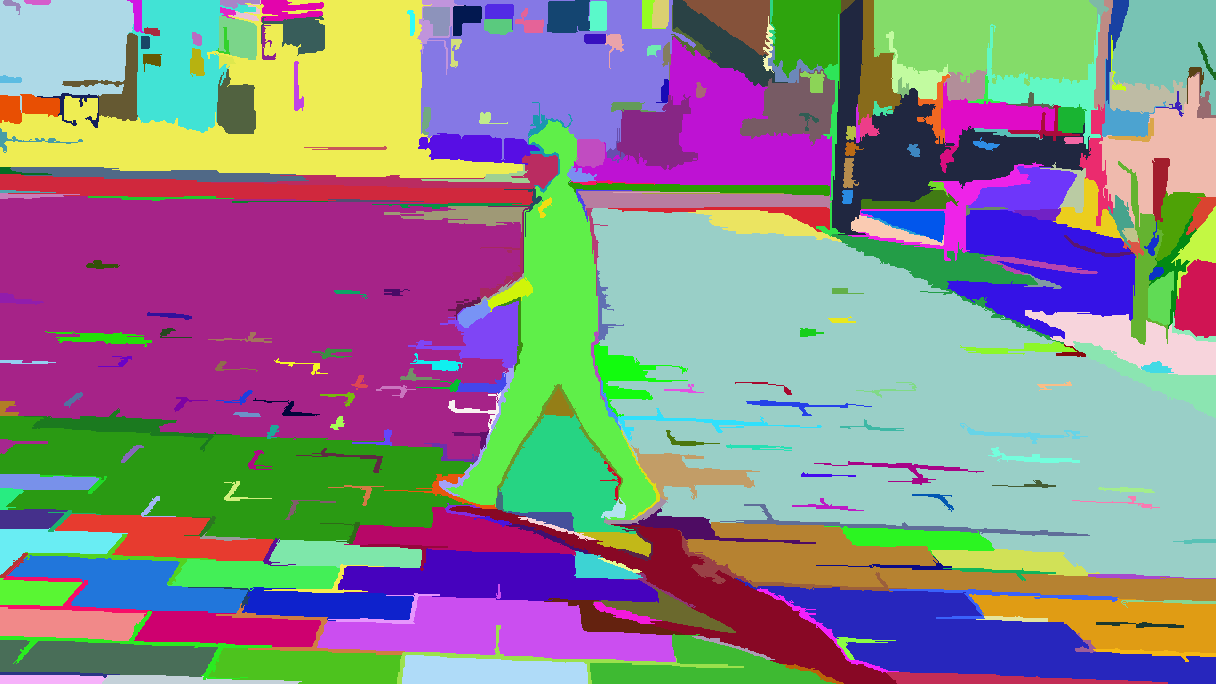
//> input picture data/segment/20170228111043_scene.bmp, 1216 x 684 px, given in place of 20170228111043_scene.jpg, which was not available
$ ./main   (built with g++ and OpenCV 4)
//> lines starting //> are read from the running program, lines starting //| are printed output that depends on the picture; pictures that were not available may be replaced by others from this repository, and a replacement may not be noted
### Image Segmentation/disjoint-set.h
#ifndef DISJOINT_SET
#define DISJOINT_SET

// disjoint-set forests using union-by-rank and path compression (sort of).

typedef struct {
  int rank; //
  int p;
  int size;
} uni_elt;

class universe {
public:
  universe(int elements);
  ~universe();
  int find(int x);
  void join(int x, int y);
  int size(int x) const { return elts[x].size; }
  int num_sets() const { return num; }
//private £º
public :
  uni_elt *elts;
  int num;
};

universe::universe(int elements) {
  elts = new uni_elt[elements];
  num = elements;
  for (int i = 0; i < elements; i++) {
    elts[i].rank = 0;
    elts[i].size = 1;
    elts[i].p = i;
  }
}

universe::~universe() {
  delete [] elts;
}

int universe::find(int x) {
  int y = x;
  while (y != elts[y].p) // it was first initialized with itself ,
    y = elts[y].p;       // if it doesn't point to itself then it must have merged to other component.
                         // elts[y] indicate to which component it connect, flowing this link iteratively we can find the component Id which they formed at last.
  elts[x].p = y;         // keep track with the latest component to avoid indirect finding the latest component to save time
  return y;
}

void universe::join(int x, int y) {
  if (elts[x].rank > elts[y].rank) {
    elts[y].p = x; //update the head of y to x
    elts[x].size += elts[y].size; //size after merged
  } else {
    elts[x].p = y;
    elts[y].size += elts[x].size;
    if (elts[x].rank == elts[y].rank) // there must be only one head
      elts[y].rank++;  // ,so just appoint the later as leader
  }
  num--; // component number remain
}

#endif

### Image Segmentation/segmentgraph.h
#ifndef SEGMENT_GRAPH
#define SEGMENT_GRAPH

#include <algorithm>
#include <cmath>
#include "disjoint-set.h"

// threshold function
#define THRESHOLD(size, c) (c/size)

typedef struct {
    //float w;
    double w;
    int a, b;
} edge;

bool operator<(const edge &a, const edge &b) {
    return a.w < b.w;
}

// [4 lines left out: function cmpEdge, not called in this run]
/*
* Segment a graph
*
* Returns a disjoint-set forest representing the segmentation.
*
* num_vertices: number of vertices in graph.
* num_edges: number of edges in graph
* edges: array of edges.
* c: constant for treshold function.
*/
universe *segment_graph(int num_vertices, int num_edges, edge *edges,
    float c) {
    // sort edges by weight
    // how do you specify the weight as compared component
    //std::sort(edges, edges + num_edges); //original
    //std::sort(edges, edges + num_edges, cmpEdge);//Sorts the elements in the range [first,last) into ascending order.
    std::sort(edges, edges + num_edges,
        [](const edge &e1, const edge &e2)
         {return e1.w < e2.w; });//lambda expression
    // make a disjoint-set forest
    universe *u = new universe(num_vertices);

    // init thresholds
    //float *threshold = new float[num_vertices];
    double *threshold = new double[num_vertices];
    for (int i = 0; i < num_vertices; i++)
        threshold[i] = THRESHOLD(1, c); //c == k, reference to fomula (5)

    // for each edge, in non-decreasing weight order...


    for (int i = 0; i < num_edges; i++) {
        edge *pedge = &edges[i];

        // components conected by this edge
        int a = u->find(pedge->a);
        int b = u->find(pedge->b);
        if (a != b) {

            if ((pedge->w <= threshold[a]) &&(pedge->w <= threshold[b]))
            //Note 1: as the edges was sorted by weight in ascending order,
            // so so the pedge->w is minimum weight edge connecting a,and b namely Dif(a,a)
            //Note 2: less than the min(a,b) the must less than both a and b ,reference  fomula (3)
            {
                //int sa = u->size(a), sb = u->size(b);

                u->join(a, b); // the id of merged component is the a/b which is determined by thier rank
                a = u->find(a); // the id of merged component ,using b will produce the same result

                threshold[a] = pedge->w + THRESHOLD(u->size(a), c); // c/size(a)
                //Note: as the edges was sorted by weight in ascending order
                //,so the pedge->w is the largest weight in the new component,namely Int( Cnew) reference to fomula (1)
            }
        }
    }
    // free up
    delete threshold;
    return u;
}

#endif

### Image Segmentation/misc.h
/* random stuff */

#ifndef MISC_H
#define MISC_H

#include <cmath>

#ifndef M_PI
#define M_PI 3.141592653589793
#endif

typedef unsigned char uchar;

typedef struct { uchar r, g, b; } rgb;

inline bool operator==(const rgb &a, const rgb &b) {
  return ((a.r == b.r) && (a.g == b.g) && (a.b == b.b));
}

template <class T>
inline T abs(const T &x) { return (x > 0 ? x : -x); };

template <class T>
inline int sign(const T &x) { return (x >= 0 ? 1 : -1); };

template <class T>
inline T square(const T &x) { return x*x; };

template <class T>
inline T bound(const T &x, const T &min, const T &max) {
  return (x < min ? min : (x > max ? max : x));
}

template <class T>
inline bool check_bound(const T &x, const T&min, const T &max) {
  return ((x < min) || (x > max));
}

inline int vlib_round(float x) { return (int)(x + 0.5F); }

inline int vlib_round(double x) { return (int)(x + 0.5); }

inline double gaussian(double val, double sigma) {
  return exp(-square(val/sigma)/2)/(sqrt(2*M_PI)*sigma);
}

#endif

### Image Segmentation/segmentimage.h
#ifndef SEGMENT_IMAGE
#define SEGMENT_IMAGE
typedef unsigned char uchar;
#include "opencv2/opencv.hpp"
#include "misc.h"
using namespace cv;
//typedef struct {
//  uchar r, g, b;
//} rgb;

rgb random_rgb();

//static inline float diff(std::vector<Mat> &rgbs int x1, int y1, int x2, int y2)
//{
//  return norm(rgbs)
//}
Mat segment_image(Mat &img, float sigma, float c, int min_size, int *num_ccs);


#endif

### Image Segmentation/segment_image.cpp
#include <cstdlib>

//#include "filter.h"
#include "segmentgraph.h"
#include "segmentimage.h"
#include "time.h"

// random color
// [10 lines left out: function random_rgb, not called in this run]

//// dissimilarity measure between pixels
//static inline float diff(image<float> *r, image<float> *g, image<float> *b,
//           int x1, int y1, int x2, int y2)
//{
//  return sqrt(square(imRef(r, x1, y1)-imRef(r, x2, y2)) +
//        square(imRef(g, x1, y1)-imRef(g, x2, y2)) +
//        square(imRef(b, x1, y1)-imRef(b, x2, y2)));
//}

/*
 * Segment an image
 *
 * Returns a color image representing the segmentation.
 *
 * im: image to segment.
 * sigma: to smooth the image.
 * c: constant for treshold function.
 * min_size: minimum component size (enforced by post-processing stage).
 * num_ccs: number of connected components in the segmentation.
 */
Mat segment_image(Mat &img, float sigma, float c, int min_size,
              int *num_ccs)
{
  int width = img.size().width;
  int height = img.size().height;
  //Mat img_(height, width, CV_8UC3); //using u8 will produce too many component
  Mat img_(height, width, CV_32FC3);

  // gaussian blur
  int kSize = cvCeil(4*sigma)+1;
  GaussianBlur(img, img_, Size(kSize, kSize), sigma, sigma);

  // build graph
  edge *edges = new edge[width*height*4];
  int num = 0;
  for (int y = 0; y < height; y++) {
    for (int x = 0; x < width; x++) {
      if (x < width-1) //right
      {
        edges[num].a = y * width + x;
        edges[num].b = y * width + (x+1);


        //edges[num].w = diff(rgbs, x, y, x + 1, y);
        //edges[num].w = norm(img_.at<Vec3b>(y, x),img_.at<Vec3b>(y,x + 1));//by deafualt,normType=NORM_L2
        edges[num].w = norm(img_.at<Vec3f>(y, x), img_.at<Vec3f>(y, x + 1));//by deafualt,normType=NORM_L2
        num++;
      }

      if (y < height-1)//bottom
      {
        edges[num].a = y * width + x;
        edges[num].b = (y+1) * width + x;

        //edges[num].w = diff(smooth_r, smooth_g, smooth_b, x, y, x, y+1);
        edges[num].w = norm(img_.at<Vec3f>(y, x), img_.at<Vec3f>(y + 1, x));
        num++;
      }

      if ((x < width-1) && (y < height-1)) {//bottom right
        edges[num].a = y * width + x;
        edges[num].b = (y+1) * width + (x+1);

        //edges[num].w = diff(smooth_r, smooth_g, smooth_b, x, y, x+1, y+1);
        edges[num].w = norm(img_.at<Vec3f>(y, x), img_.at<Vec3f>(y + 1, x + 1));

        num++;
      }

      if ((x < width-1) && (y > 0))//up right
      {
        edges[num].a = y * width + x;// find the component id to which they are subject
        edges[num].b = (y-1) * width + (x+1);
        //edges[num].w = diff(smooth_r, smooth_g, smooth_b, x, y, x+1, y-1);
        edges[num].w = norm(img_.at<Vec3f>(y, x), img_.at<Vec3f>(y - 1, x + 1));

        num++;
      }
    }
  }

  // segment the graph to sub graphs
  /*
  * width*height: component number before mergence
  * num :         component number after mergence
  * c:            correspond to the k in fomula (5)
  */
  universe *u = segment_graph(width*height, num, edges, c);
  // post process small components

  for (int i = 0; i < num; i++) {
    int a = u->find(edges[i].a);
    int b = u->find(edges[i].b);
    if ((a != b) && ((u->size(a) < min_size) || (u->size(b) < min_size)))
      u->join(a, b); // as we have ranked the edges by weights so ,
                     // if the compent'size is less than the threshold it will merge with the most similar component
  }
  delete [] edges;
  *num_ccs = u->num_sets();

  Mat output(height,width,CV_8UC3);

  // pick random colors for each component
  //rgb *colors = new rgb[width*height];
  //for (int i = 0; i < width*height; i++)
  //  colors[i] = random_rgb();
  Mat colors(1, num, CV_8UC3);
  randu(colors, Scalar::all(0), Scalar::all(255));

  for (int y = 0; y < height; y++)
  {
    for (int x = 0; x < width; x++)
    {
      int comp = u->find(y * width + x);
      //if(u->elts[comp].rank>2)
      output.at<Vec3b>(y, x) = colors.at<Vec3b>(0,comp);

    }
  }
  delete u;
  return output;
}

### Image Segmentation/main.cpp
/*------------------------------------------------------
function：图像分割
reference：Efficient Graph-Based Image Segmentation,IJCV 2004,MIT
原文的代码在Linux上实现，现改为Windows实现，参考：http://blog.csdn.net/ttransposition/article/details/38024605
------------------------------------------------------*/
#include <vector>
#include <ctime>
#include "opencv2/opencv.hpp"
#include "segmentimage.h"

using namespace std;
using namespace cv;
// Computer Vision A Reference Guide
int main()
{
    const char* imagename = "F:\\Code\\Image Segmentation\\data\\RGB\\20170228111043_scene.jpg";
	//const char* imagename = "F:\\Code\\Image Segmentation\\data\\RGB\\HoloLens2.jpg";
    //从文件中读入图像
    Mat img = imread(imagename);
//> img is the input picture: 684 rows x 1216 cols, CV_8UC3; mean B, G, R 137.4, 132.4, 137

    //如果读入图像失败
    if (img.empty())
    {
        fprintf(stderr, "Can not load image %s\n", imagename);
        return -1;
    }

    //显示图像
    imshow("image", img);
    //cvtColor(img, img, CV_BGR2Lab);// May be using lab color space will be better
    Mat gray;
    cvtColor(img, gray, CV_BGR2GRAY);
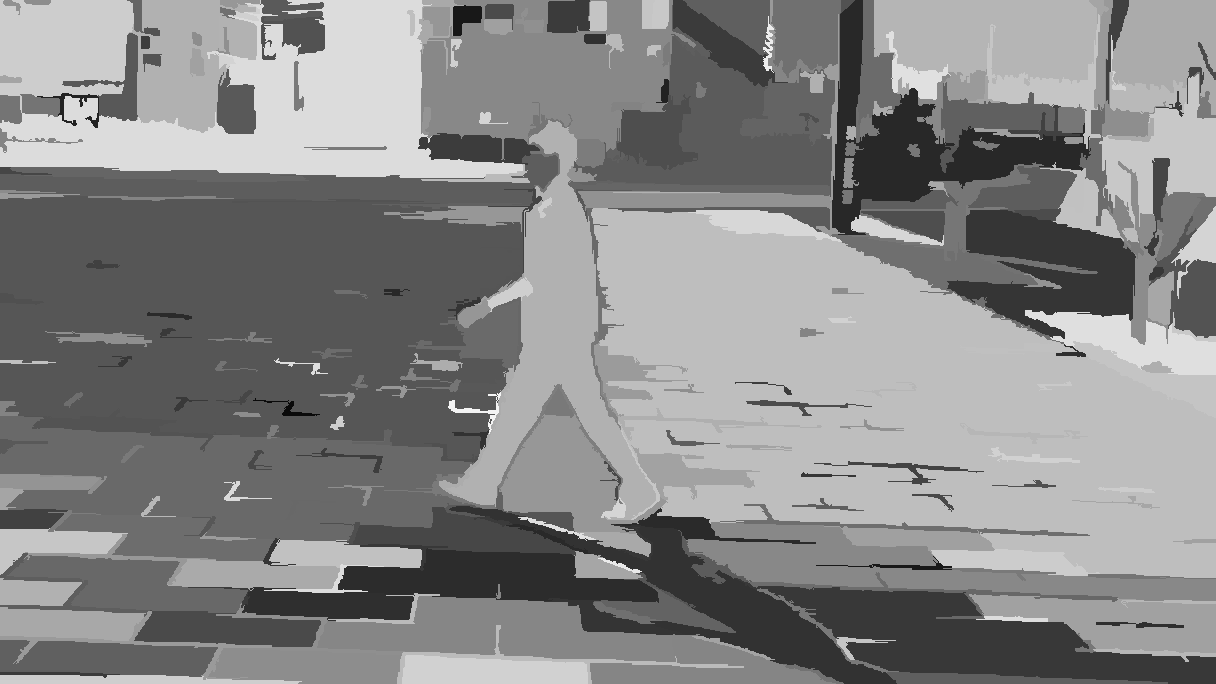
//> gray: 684 rows x 1216 cols, CV_8UC1; min 10, max 244, mean 134.4
    img.convertTo(img,CV_32FC3);
//> img: 684 rows x 1216 cols, CV_32FC3

    float sigma = 0.5;
    float k = 500;
    int min_size = 100;
    int num_ccs;
    clock_t tt = clock();
    Mat result = segment_image(img, sigma, k, min_size, &num_ccs);
//> the loop in segment_image, `for (int y = 0; y < height; y++)` made 684 passes
//> num on passes 1 to 3: 3646, 8507, 13368
//> after the loop in segment_image, `for (int y = 0; y < height; y++)`: num = 3321278
//> the loop in segment_graph, `for (int i = 0; i < num_edges; i++)` made 3321278 passes
//> (pedge->a, a, pedge->b, b) on passes 2, 4, 8, 12, 13, 14, 16, 20, 24, 25, 26, 27: (528164, 529381, 529381, 529381), (528165, 528166, 528166, 528166), (528166, 529381, 528167, 529383), (528167, 529381, 528168, 528168), (528164, 529381, 529380, 529380), (528167, 529381, 529384, 529384), (528168, 529381, 528169, 528169), (528169, 529381, 528170, 528170), (528170, 529381, 528171, 528171), (528161, 529378, 529378, 529378), (528158, 526943, 526943, 526943), (528159, 528160, 528160, 528160)
//> (a, pedge->b, b) on passes 3, 5, 6, 7, 9, 10: (529381, 526949, 526949), (529381, 529381, 529381), (529381, 529382, 529382), (529381, 526950, 526950), (529381, 529382, 529381), (529381, 529383, 529381)
//> after the loop in segment_graph, `for (int i = 0; i < num_edges; i++)`: c = 500
//> the loop in segment_image, `for (int i = 0; i < num; i++)` made 3321278 passes
//> after the loop in segment_image, `for (int y = 0; y < height; y++)`:
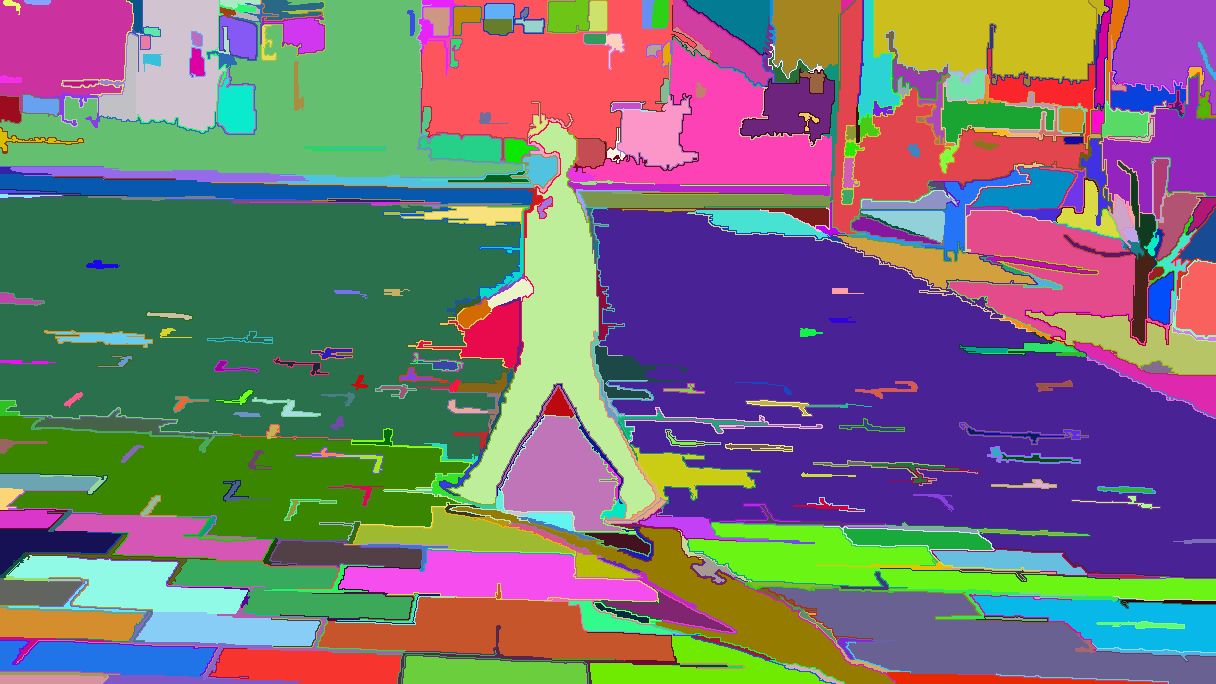
//> output: 684 rows x 1216 cols, CV_8UC3; mean B, G, R 117.8, 114, 120.1


    tt = clock() - tt;
    float process_time = (float)tt / CLOCKS_PER_SEC;
    cout << "get " << num_ccs << " components" << endl;
//| get 667 components

    cout << "process time: " << process_time<<endl;
    imshow("process result", result);
	imwrite("F:\\Code\\Image Segmentation\\data\\segment\\20170228111043_scene.bmp",result);

    cvtColor(gray, gray, CV_GRAY2BGR);
//> gray: 684 rows x 1216 cols, CV_8UC3
    imshow("overlay result", gray*0.25 + result*0.75);   //overlay颜色变灰了
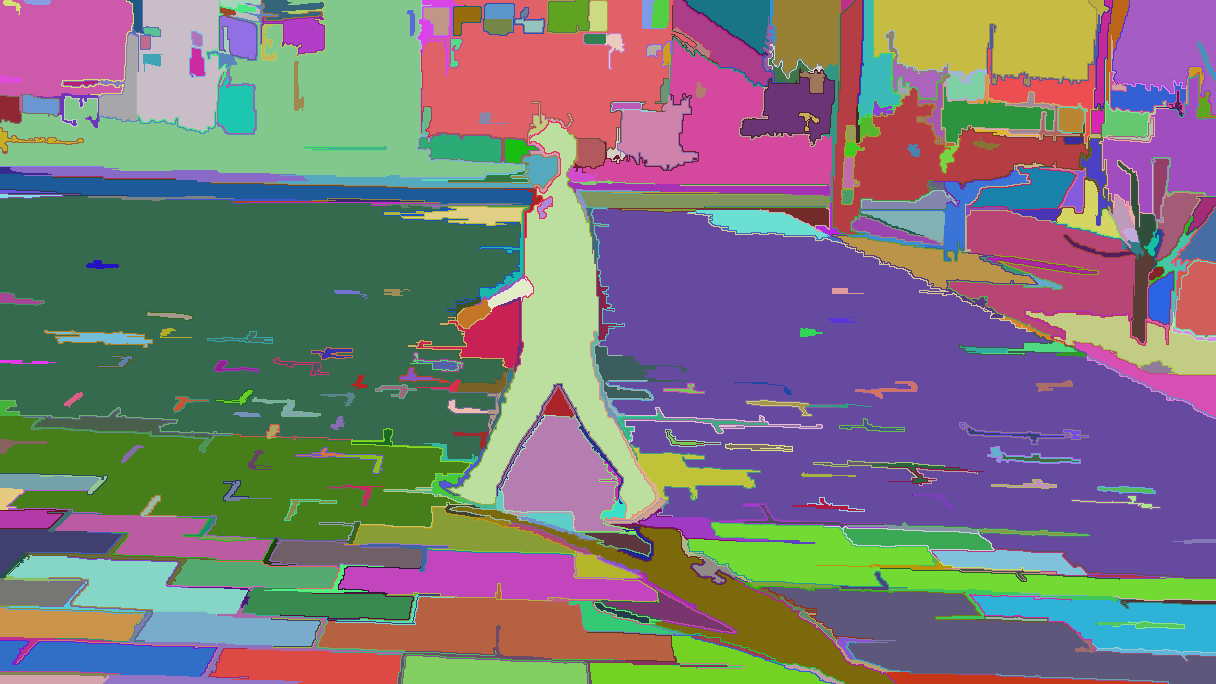
//> window 'overlay result': 684 rows x 1216 cols, CV_8UC3; mean B, G, R 121.9, 119.2, 123.7
	imwrite("F:\\Code\\Image Segmentation\\data\\segment\\20170228111043_scene_overlay.bmp",gray*0.25 + result*0.75);

    //此函数等待按键，按键盘任意键就返回
    waitKey();

    return 0;

}
